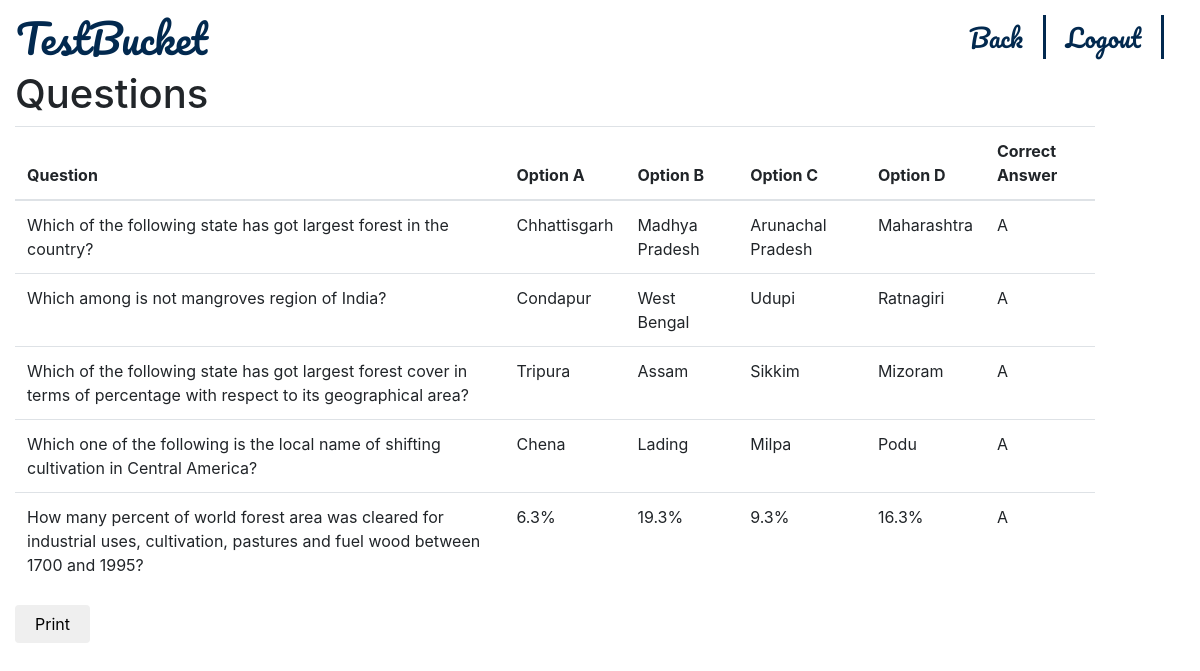
Page /teacher/view_test/9 on the committed database.
### webapp/models.py (models this page shows)
class Question(models.Model):
    question_id=models.AutoField(primary_key=True)
    course_id=models.ForeignKey(Course,on_delete=models.CASCADE)
    question=models.TextField()
    optionA=models.CharField(max_length=32)
    optionB=models.CharField(max_length=32)
    optionC=models.CharField(max_length=32)
    optionD=models.CharField(max_length=32)
    options=[
    ('A','Option A'),
    ('B','Option B'),
    ('C','Option C'),
    ('D','Option D')
    ]
    test_id=models.ForeignKey(Test,on_delete=models.CASCADE)
    answer=models.CharField(max_length=1,choices=options)

### webapp/views.py (the view)
# urls.py: path("teacher/view_test/<int:test_id>",views.view_test),
def view_test(request,test_id):
    test=Test.objects.get(test_id=test_id)
    questions=Question.objects.filter(test_id=test)
    return render(request,"webapp/view_test.html",{"test_id":test_id,"questions":questions})

### webapp/templates/webapp/view_test.html (shortened to what this page needs)
{% extends 'webapp/template.html' %}
{% block navs %}
<ul class="nav  navbar-right">
  <li ><a href="/teacher/test_summary/{{test_id}}"  style="color:#29275f ;margin-right:20px;border-right:solid" class="logout_btn">Back</a></li>
    <li ><a href="/logout" class="logout_btn">Logout</a></li>
  </ul>
  {% endblock %}
  {% block main %}
<div class="row" style="margin-top:20px">
  <div class="col-lg-12">
    <h1>Questions</h1>
    <table class="table">
      <thead>
        <tr>
          <th>Question</th>
          <th>Option A</th>
          <th>Option B</th>
          <th>Option C</th>
          <th>Option D</th>
          <th>Correct Answer</th>
        </tr>
      </thead>
      <tbody>
        {% for question in questions %}
        <tr>
          <td>{{ question.question }}</td>
  <td>{{question.optionC}}</td>
  <td>{{question.optionA}}</td>
  <td>{{question.optionB}}</td>
  <td>{{question.optionD}}</td>
<td>{{ question.answer }}</td>
        </tr>
        {% endfor %}
      </tbody>
    </table>
  </div>
</div>
<input type="button" style="width:75px"onclick="window.print()" value="Print" class="btn">
  {% endblock %}

### webapp/static/webapp/styles.css (style rules this page uses)
html,body { width: 100%; overflow: auto; background-repeat: no-repeat; background-size: cover; background-position: center; height: 100%; }
.row { width:100%; }
.logout_btn { color:#29275f ;margin-right:20px;border-right:solid; padding-right: 20px !important; font-size: 25px !important; color: #02294f !important; font-family: 'Pacifico', cursive !important; }

### rows in the picture
Question: question "Which of the following state has got largest forest in the country?", optionC "Chhattisgarh", optionA "Madhya Pradesh", optionB "Arunachal Pradesh", optionD "Maharashtra", answer "A"
Question: question "Which among is not mangroves region of India?", optionC "Condapur", optionA "West Bengal", optionB "Udupi", optionD "Ratnagiri", answer "A"
Question: question "Which of the following state has got largest forest cover in terms of percentage with respect to its geographical area?", optionC "Tripura", optionA "Assam", optionB "Sikkim", optionD "Mizoram", answer "A"
Question: question "Which one of the following is the local name of shifting cultivation in Central America?", optionC "Chena", optionA "Lading", optionB "Milpa", optionD "Podu", answer "A"
Question: question "How many percent of world forest area was cleared for industrial uses, cultivation, pastures and fuel wood between 1700 and 1995?", optionC "6.3%", optionA "19.3%", optionB "9.3%", optionD "16.3%", answer "A"
